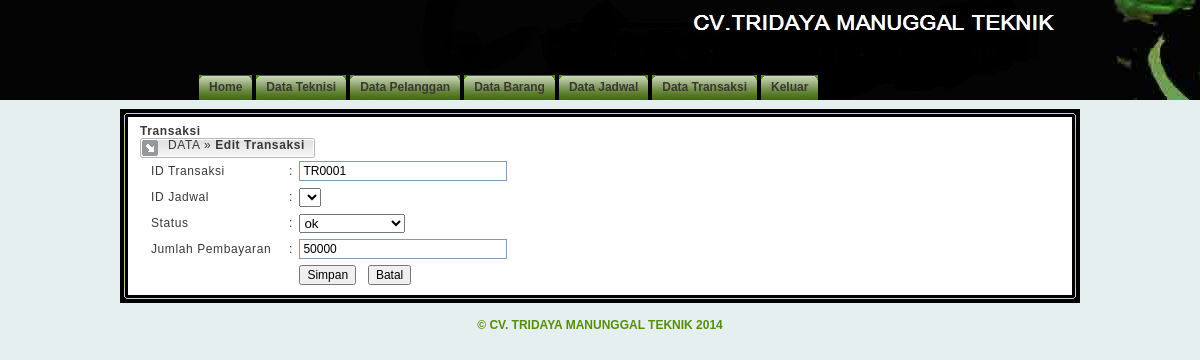
/admin.php?page=transaksi_edit&aksi=edit&id_transaksi=TR0001 (signed in), run on an earlier commit of the app's database.
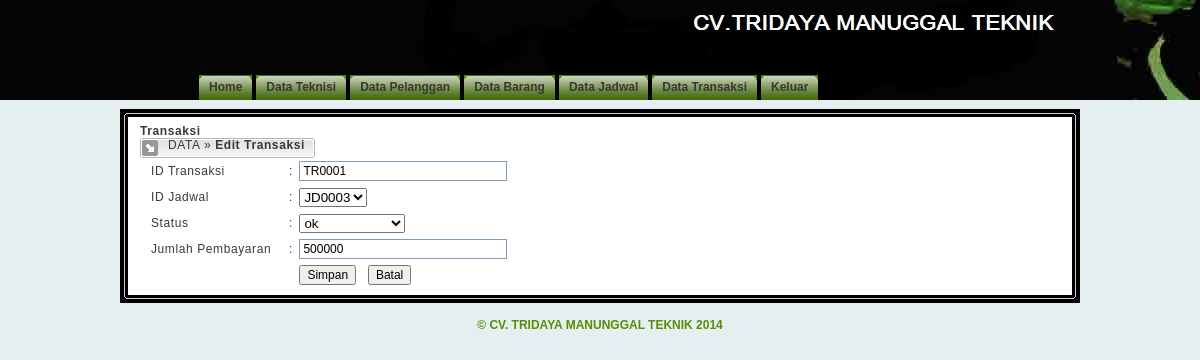
And on a later commit of the database.
### tables this page shows
CREATE TABLE `jadwal` (
  `id_jadwal` varchar(6) NOT NULL,
  `id_pelanggan` varchar(5) DEFAULT NULL,
  `id_teknisi` varchar(5) DEFAULT NULL,
  `tipe_pelayanan` varchar(45) DEFAULT NULL,
  `tanggal` date DEFAULT NULL,
  `id_barang` varchar(5) DEFAULT NULL,
  `status` varchar(20) NOT NULL DEFAULT '',
  `jam` varchar(10) DEFAULT NULL,
  `keterangan` varchar(255) DEFAULT NULL,
  PRIMARY KEY (`id_jadwal`)
);

CREATE TABLE `transaksi` (
  `id_transaksi` varchar(6) NOT NULL,
  `id_jadwal` varchar(6) DEFAULT NULL,
  `jum_pembayaran` double(15,0) DEFAULT NULL,
  `last_update` datetime DEFAULT '2016-04-04 00:00:00',
  PRIMARY KEY (`id_transaksi`)
);

### include/class.php (called while the page is built, shortened)
<?php
class jadwal {
    function getStatus(){
        return ["belum_proses", "proses", "ok"];
    }
    function tampilJadwal() {
        $query = mysql_query("SELECT a.*, b.nama AS nama_pelanggan, c.nama AS nama_teknisi, d.nama_barang
                                FROM jadwal a
                                JOIN pelanggan b ON a.id_pelanggan=b.id_pelanggan
                                JOIN teknisi c ON a.id_teknisi=c.id
                                JOIN barang d ON a.id_barang=d.id_barang;");
        while ($row = mysql_fetch_array($query))
            $data[] = $row;
        return $data;
    }
}
class transaksi {
    function bacadata($id_transaksi) {
        $query = mysql_query("SELECT a.*, b.status
                                FROM transaksi a
                                JOIN jadwal b ON a.`id_jadwal` = b.`id_jadwal`
                                WHERE a.`id_transaksi` = '$id_transaksi'");
        $data = mysql_fetch_array($query);
        return $data;
    }
}
?>

### transaksi_edit.php (the view, shortened to what this page needs)
<?php
include_once 'include/class.php';
$trk = new transaksi();
$jdw = new jadwal();
$id = $_GET['id_transaksi'];
?>
<b>Transaksi</b>
<div class="subnav">
    <table border="0" cellspacing="0" cellpadding="0">
        <tr>
            <td><img src="images/tabdata01.gif" /></td>
            <td class="tabsubnav">
                <a href="?page=transaksi_mgr">DATA</a> &raquo; <b>Edit Transaksi</b>
            </td>
            <td><img src="images/tabdata03.gif" /></td>
        </tr>
    </table>
</div>
<table width="100%"  border="0" cellspacing="0" cellpadding="3">
    <form name="transaksi" method="post">
        <tr>
            <td><div class="tabtxt">ID Transaksi</div></td>
            <td><div class="tabtxt">:</div></td>
            <td>
                <input name="id_transaksi" style="width:200px" class="tfield" readonly="readonly"
                       value="<?php echo $id; ?>">
            </td>
        </tr>
        <tr>
            <td width="15%"><div class="tabtxt">ID Jadwal</div></td>
            <td width="2%"><div class="tabtxt">:</div></td>
            <td width="83%">
                <select name="id_jadwal" id="id_jadwal" required>
                    <?php foreach ($jdw->tampilJadwal() as $item): ?>
                        <option value="<?php echo $item['id_jadwal']; ?>"
                            <?php echo ($trk->bacadata($id)["id_jadwal"] == $item['id_jadwal']) ? "selected" : ''; ?>>
                            <?php echo $item['id_jadwal']; ?>
                        </option>
                    <?php endforeach; ?>
                </select>
            </td>
        </tr>
        <tr>
            <td width="15%"><div class="tabtxt">Status</div></td>
            <td width="2%"><div class="tabtxt">:</div></td>
            <td width="83%">
                <select name="status" id="status" required>
                    <?php foreach ($jdw->getStatus() as $item): ?>
                        <option value="<?php echo $item; ?>"
                            <?php echo ($trk->bacadata($id)["status"] == $item) ? "selected" : ''; ?>>
                            <?php echo $item; ?>
                        </option>
                    <?php endforeach; ?>
                </select>
            </td>
        </tr>
        <tr>
            <td><div class="tabtxt">Jumlah Pembayaran</div></td>
            <td><div class="tabtxt">:</div></td>
            <td>
                <input name="jum_pembayaran" style="width:200px" type="number" class="tfield" required
                       value="<?php echo $trk->bacadata($id)["jum_pembayaran"]; ?>">
            </td>
        </tr>
        <tr>
            <td colspan="2">&nbsp;</td>
            <td>
                <input name="submit" type="submit" class="button" value="Simpan">&nbsp;&nbsp;
                <input type="button" class="button" value="Batal" onclick=self.history.back()>
            </td>
        </tr>
    </form>
</table>

What changed in the data, as far as the page shows it:
changed transaksi: id_jadwal (not shown) → "JD0003"; jum_pembayaran "50000" → "500000"
